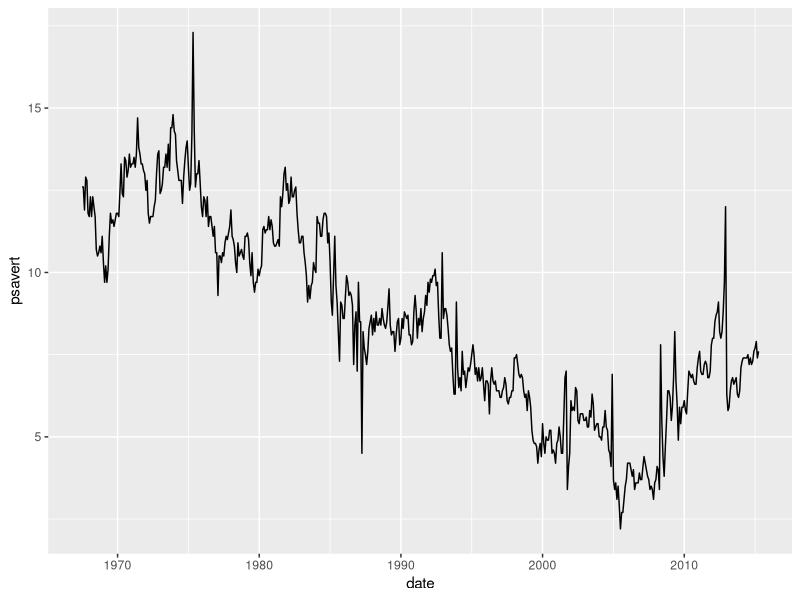
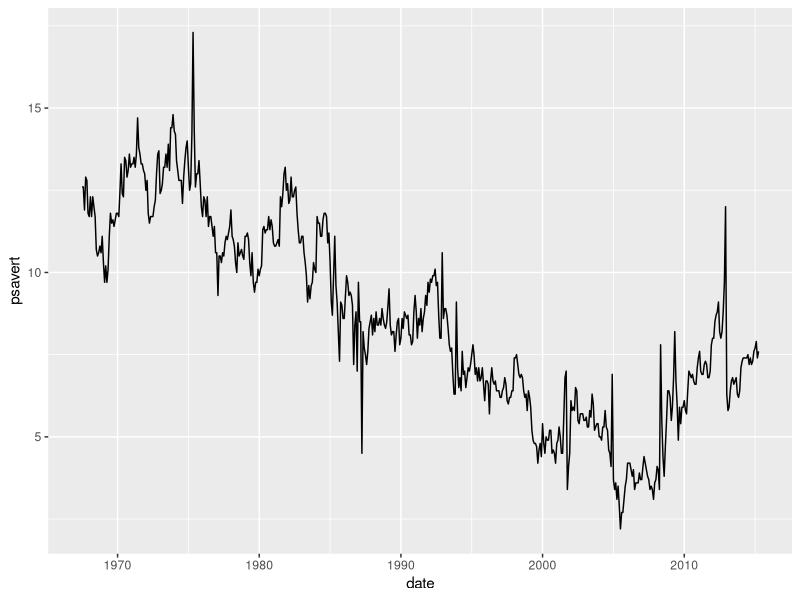
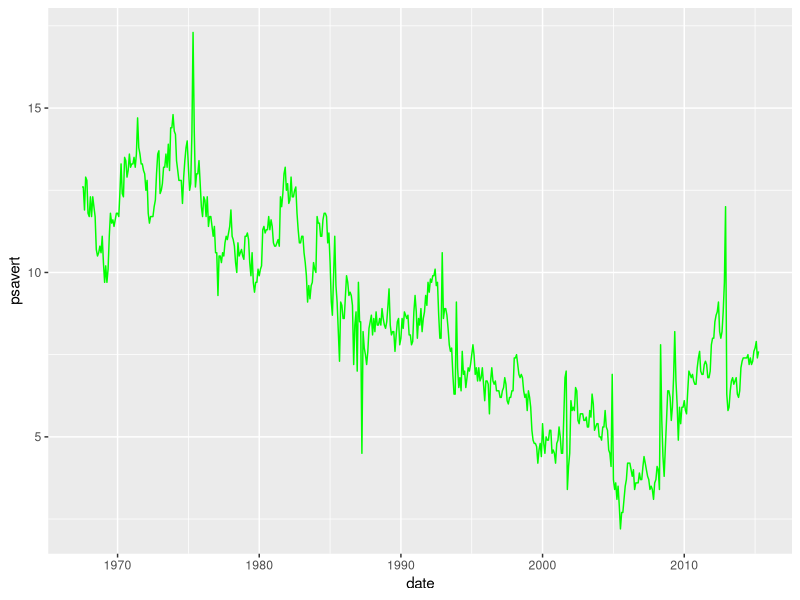
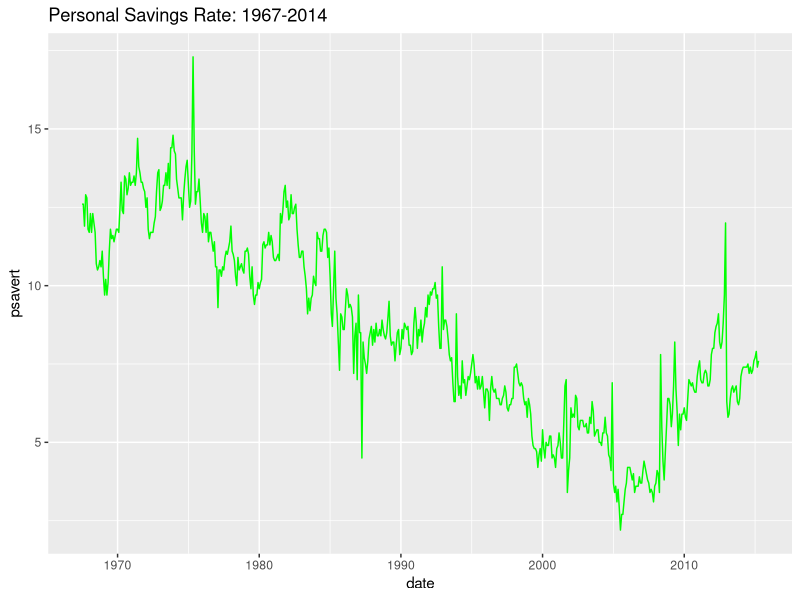
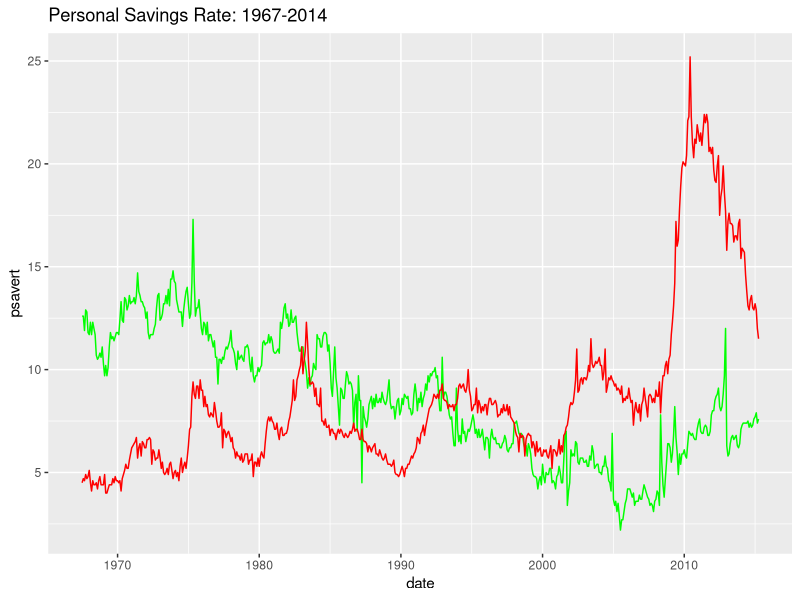
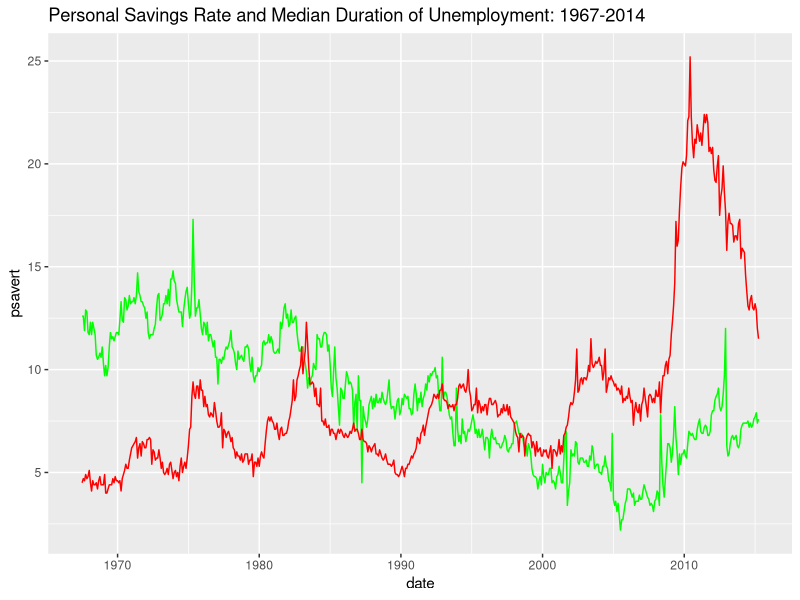
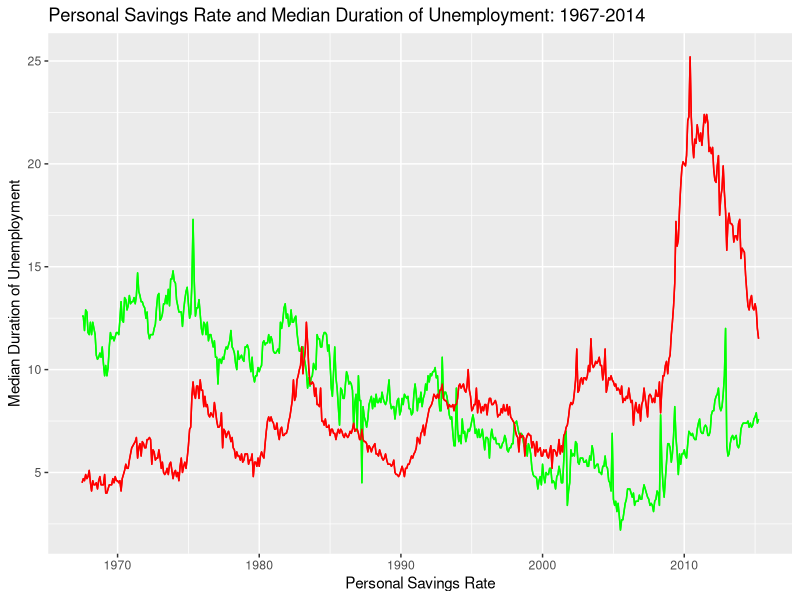
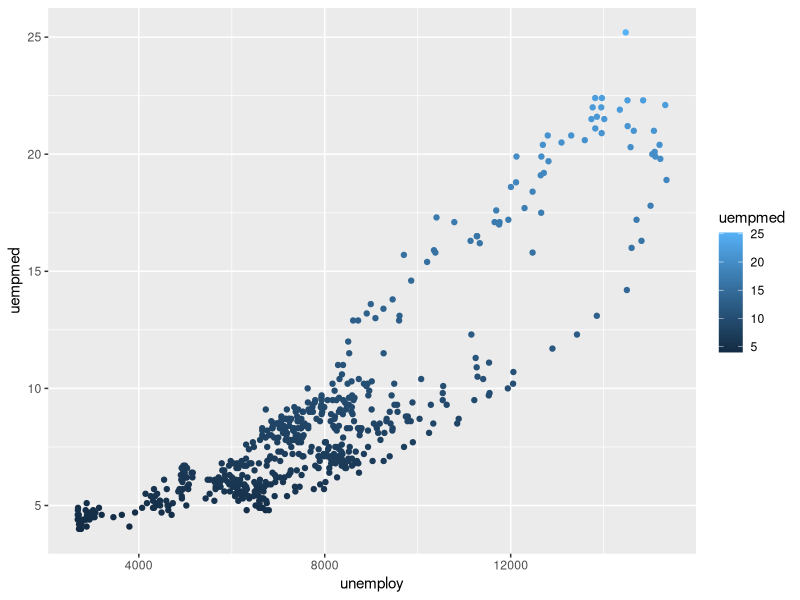

Source code (R) for these figures, in order:
## ---- chunk 1
# Enter your name here: Hrishikesh Telang
## ---- chunk 2
# 1. I did this homework by myself, with help from the book and the professor.
## ---- chunk 3
library(ggplot2)
myPlot <- ggplot(economics, aes(x=date))
myPlot <- myPlot + geom_line(aes(y=psavert))
## ---- chunk 4
#The first line creates a ggplot function that just produces a visualization of 
#'economics' with x axis as date
#With the myPlot already created, the second line overrides myPlot by adding 
#psavert as the y axis
#We can invoke the plot by calling myPlot directly, like this:
myPlot
## ---- chunk 5
View(economics)
str(economics)
help("economics")
## ---- chunk 6
myPlot
#From the plot, we can observe that the personal savings rate reached the peak
#somewhere close to 1975 and reached the lowest dip around 2005 to 2006
## ---- chunk 7
#head(economics)
economics[which.max(economics$psavert),1]
economics[which.min(economics$psavert),1]
## ---- chunk 8
library(tidyverse)
myPlot <- ggplot(economics, aes(x=date))
myPlot <- myPlot + geom_line(aes(y=psavert), colour='green')
myPlot
## ---- chunk 9
myPlot <- ggplot(economics, aes(x=date))
myPlot <- myPlot + ggtitle("Personal Savings Rate: 1967-2014") + geom_line(aes(y=psavert), colour='green')
myPlot
## ---- chunk 10
myPlot <- ggplot(economics, aes(x=date))
myPlot <- myPlot + ggtitle("Personal Savings Rate: 1967-2014") + geom_line(aes(y=psavert), colour='green') + geom_line(aes(y=uempmed), colour='red') 
myPlot
## ---- chunk 11
myPlot <- ggplot(economics, aes(x=date))
myPlot <- myPlot + ggtitle("Personal Savings Rate and Median Duration of Unemployment: 1967-2014") + geom_line(aes(y=psavert), colour='green') + geom_line(aes(y=uempmed), colour='red') 
myPlot
## ---- chunk 12
myPlot <- myPlot + ggtitle("Personal Savings Rate and Median Duration of Unemployment: 1967-2014") + geom_line(aes(y=psavert), colour='green') + geom_line(aes(y=uempmed), colour='red') + xlab("Personal Savings Rate") + ylab("Median Duration of Unemployment")
myPlot
## ---- chunk 13
myPlot2 <- ggplot(economics, aes(x=unemploy)) + geom_point(aes(y=uempmed, colour=uempmed))
myPlot2
## ---- chunk 14
#It can be observed that most of the proportion of unemployment is highly concentrated
#between 2 to 10 weeks. However, there are a few outliers of unemployment cases 
#beyond 20 weeks. It is not clear which industries have lesser weeks of 
#unemployments.
